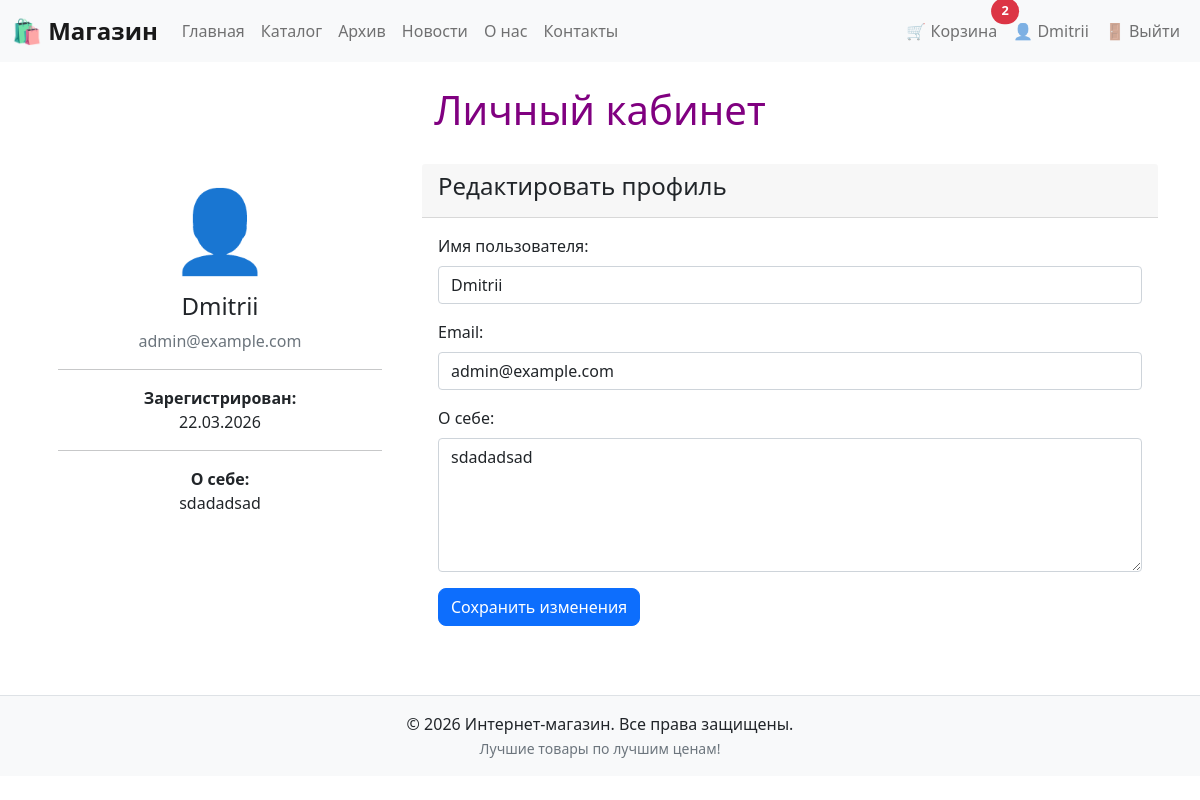
Screenshot of /profile (signed in) with the database file from the repository.
### data/users.py (models this page shows, shortened)
class User(SqlAlchemyBase, UserMixin):
    __tablename__ = 'users'
    id = sqlalchemy.Column(sqlalchemy.Integer,
                           primary_key=True, autoincrement=True)
    name = sqlalchemy.Column(sqlalchemy.String, nullable=True)
    about = sqlalchemy.Column(sqlalchemy.String, nullable=True)
    email = sqlalchemy.Column(sqlalchemy.String,
                              index=True, unique=True, nullable=True)
    hashed_password = sqlalchemy.Column(sqlalchemy.String, nullable=True)
    created_date = sqlalchemy.Column(sqlalchemy.DateTime,
                                     default=datetime.datetime.now)
    news = orm.relationship("News", back_populates='user')
    cart_items = orm.relationship("CartItem", back_populates='user')

### main.py (the view, shortened to what this page needs)
@app.route("/profile", methods=["GET", "POST"])
@login_required
def profile():
    form = ProfileForm()
    db_sess = db_session.create_session()
    user = db_sess.get(User, current_user.id)
    params = {"title": "Личный кабинет", "form": form, "user": user}
    form.name.data = user.name
    form.email.data = user.email
    form.about.data = user.about
    return render_template("profile.html", **params)

### forms/profile.py
class ProfileForm(FlaskForm):
    name = StringField('Имя пользователя:',
                       validators=[DataRequired('Введите своё имя'),
                                   Length(min=2, max=50)])
    email = StringField('Email:',
                        validators=[DataRequired('Введите email'),
                                    Email('Некорректный email')])
    about = TextAreaField('О себе:')
    submit = SubmitField('Сохранить изменения')

### data/db_session.py (called while the page is built)
def global_init(db_file):
    global __factory
    if __factory:
        return
    if not db_file or not db_file.strip():
        raise Exception("Необходимо указать файл базы данных.")
    conn_str = f'sqlite:///{db_file.strip()}?check_same_thread=False'
    print(f"Подключение к базе данных по адресу {conn_str}")
    engine = sa.create_engine(conn_str, echo=False, pool_size=10, max_overflow=20, pool_recycle=1800,
                              pool_pre_ping=True)
    __factory = orm.sessionmaker(bind=engine)
    @event.listens_for(engine, "connect")
    def set_sqlite_pragma(dbapi_connection, connection_record):
        cursor = dbapi_connection.cursor()
        cursor.execute("PRAGMA journal_mode=WAL")
        cursor.close()
    from . import __all_models
    SqlAlchemyBase.metadata.create_all(engine)

def create_session() -> Session:
    global __factory
    return __factory()

### main.py (called while the page is built)
@login_manager.user_loader
def load_user(user_id):
    db_sess = db_session.create_session()
    return db_sess.get(User, user_id)

@app.context_processor
def inject_cart_count():
    if current_user.is_authenticated:
        return {'cart_count': session.get('cart_count', 0)}
    return {'cart_count': 0}

### templates/profile.html (shortened to what this page needs)
{% extends "base.html" %}
{% block content %}
<h1>{{ title }}</h1>
<div class="row">
    <div class="col-md-4">
        <div class="card">
            <div class="card-body text-center">
                <div class="display-1 mb-3">👤</div>
                <h4>{{ user.name }}</h4>
                <p class="text-muted">{{ user.email }}</p>
                <hr>
                <p><strong>Зарегистрирован:</strong><br>{{ user.created_date.strftime('%d.%m.%Y') }}</p>
                {% if user.about %}
                <hr>
                <p><strong>О себе:</strong><br>{{ user.about }}</p>
                {% endif %}
            </div>
        </div>
    </div>
    <div class="col-md-8">
        <div class="card">
            <div class="card-header">
                <h4>Редактировать профиль</h4>
            </div>
            <div class="card-body">
                <form method="post" novalidate>
                    <div class="mb-3">
                        {{ form.name.label(class="form-label") }}
                        {{ form.name(class="form-control") }}
                    </div>
                    <div class="mb-3">
                        {{ form.email.label(class="form-label") }}
                        {{ form.email(class="form-control") }}
                    </div>
                    <div class="mb-3">
                        {{ form.about.label(class="form-label") }}
                        {{ form.about(class="form-control", rows="5") }}
                    </div>
                    {{ form.submit(class="btn btn-primary") }}
                </form>
            </div>
        </div>
    </div>
</div>
{% endblock %}

### templates/base.html (shortened to what this page needs)
<!DOCTYPE html>
<html lang="ru">
<head>
    <link
            href="https://cdn.jsdelivr.net/npm/bootstrap@5.0.2/dist/css/bootstrap.min.css"
            rel="stylesheet"
    />
    <link
            rel="stylesheet"
            href="{{url_for('static', filename='css/styles.css')}}"
    />
</head>
<body>
<header>
    <nav class="navbar navbar-expand-lg navbar-light bg-light">
        <div class="container-fluid">
            <a class="navbar-brand" href="/index">
                <span class="fw-bold fs-4">🛍️ Магазин</span>
            </a>
            <div class="collapse navbar-collapse" id="navbarNavAltMarkup">
                <div class="navbar-nav w-100 d-flex justify-content-between">
                    <div class="d-flex">
                        <a class="nav-link {% if request.endpoint == 'index' %}active{% endif %}"
                           href="/index">Главная</a>
                        <a class="nav-link {% if request.endpoint == 'catalog' %}active{% endif %}"
                           href="/catalog">Каталог</a>
                        <a class="nav-link {% if request.endpoint == 'archive' %}active{% endif %}"
                           href="/archive">Архив</a>
                        <a class="nav-link {% if request.endpoint == 'all_news' %}active{% endif %}"
                           href="/news">Новости</a>
                        <a class="nav-link {% if request.endpoint == 'about' %}active{% endif %}"
                           href="/about">О нас</a>
                        <a class="nav-link {% if request.endpoint == 'get_feedback' %}active{% endif %}"
                           href="/contacts">Контакты</a>
                    </div>
                    <div class="d-flex">
                        {% if current_user.is_authenticated %}
                        <a class="nav-link position-relative" href="/cart">
                            🛒 Корзина
                            {% if cart_count > 0 %}
                            <span class="position-absolute top-0 start-100 translate-middle badge rounded-pill bg-danger">
                                {{ cart_count }}
                            </span>
                            {% endif %}
                        </a>
                        <a class="nav-link" href="/profile">👤 {{ current_user.name }}</a>
                        <a class="nav-link" href="/logout">🚪 Выйти</a>
                        {% else %}
                        <a class="nav-link" href="/register">📝 Регистрация</a>
                        <a class="nav-link" href="/login">🔑 Авторизация</a>
                        {% endif %}
                    </div>
                </div>
            </div>
        </div>
    </nav>
</header>
<main class="container mt-4">{% if message %}<p class="alert alert-danger">{{message}}</p>{% endif %}{% block content %}{% endblock %}</main>
<br/>
<footer class="bg-light text-gray text-center py-3 mt-4">
    <p class="mb-0">© 2026 Интернет-магазин. Все права защищены.</p>
    <small class="text-muted">Лучшие товары по лучшим ценам!</small>
</footer>
</body>
</html>

### static/css/styles.css (style rules this page uses)
h1 { color: #800080; text-align: center; margin-bottom: 30px; }
input { margin-bottom: 5px; }
a { text-decoration: none; }
.nav-link { transition: 0.2s; }
.card { border: none; border-radius: 10px; }
.btn { border-radius: 8px; }
.badge { font-size: 0.8rem; padding: 0.5em 0.8em; }
footer { border-top: 1px solid #dee2e6; }

### rows the page displays
User: name "Dmitrii", email "admin@example.com", created_date "22.03.2026", about "sdadadsad"

### other values shown
{{ cart_count }} "2"
{{ title }} "Личный кабинет"
